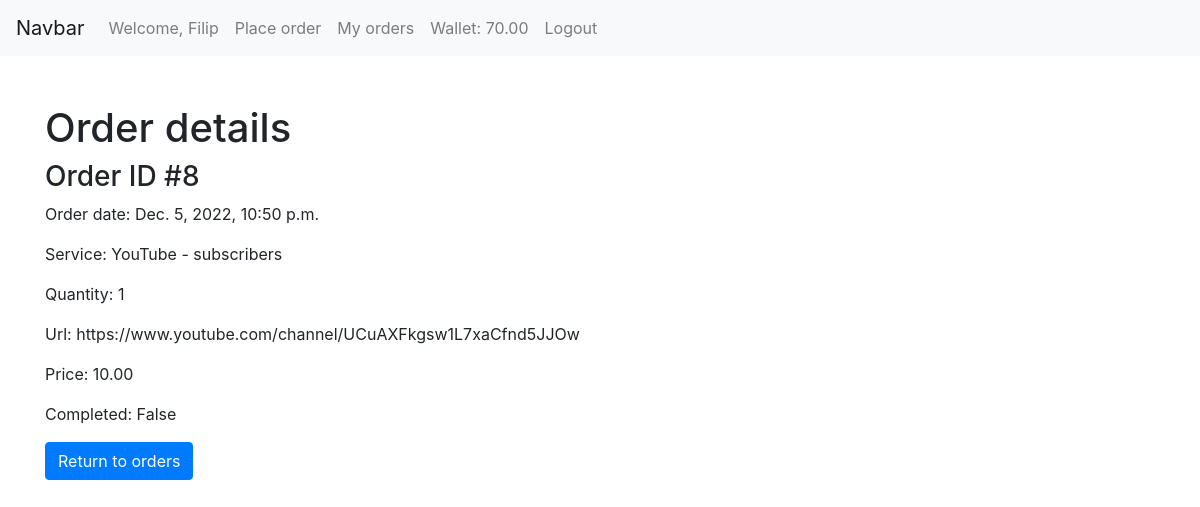
The app's page /orderInfo/8/ (signed in), older data.
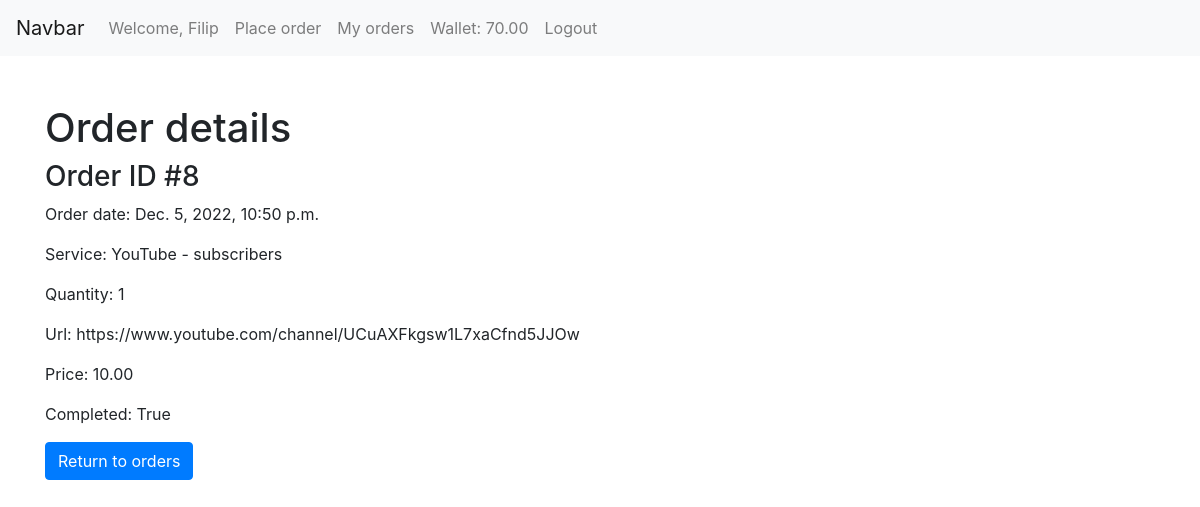
The same page, newer data.
### main/models.py (models this page shows, shortened)
class Wallet(models.Model):
    user = models.OneToOneField('auth.User', on_delete=models.CASCADE, primary_key=True)
    balance = models.DecimalField(default=0, decimal_places=2, max_digits=10)

class Order(models.Model):
    id = models.AutoField(primary_key=True)
    user = models.ForeignKey('auth.User', on_delete=models.CASCADE)
    service = models.ForeignKey(Service, on_delete=models.CASCADE, null=True)
    quantity = models.IntegerField(null=True)
    url = models.URLField(max_length=200, null=True)
    paidDate = models.DateTimeField(null=True)
    price = models.DecimalField(null=True, decimal_places=2, max_digits=10)
    completed = models.BooleanField(default=False, null=True)
    paid = models.BooleanField(default=False, null=True)

class Service(models.Model):
    id = models.AutoField(primary_key=True)
    name = models.CharField(max_length=50)
    price = models.DecimalField(max_digits=10, decimal_places=2)
    description = models.TextField()
    sampleURL = models.URLField(max_length=200)
    def __str__(self):
        return self.name

### main/views.py (the view)
# urls.py: path('orderInfo/<int:order_id>/', views.order_details_request, name='orderDetails'),
def order_details_request(request, order_id):
    if not request.user.is_authenticated:
        messages.error(request, "You must be logged in to check your orders.")
        return redirect("main:login")
    order = Order.objects.filter(user=request.user, paid=True, id=order_id)
    if order is None:
        messages.error(request, "Invalid order.")
        return redirect("main:my_orders")
    order = order.first()
    return render(request=request,
                  template_name="main/orderInfo.html", context={"order": order})

### main/templates/main/orderInfo.html
{% extends "main/header.html" %}
{% block content %}
<div class="container py-5">
  <h1>Order details</h1>
    <div class="row">
        <div class="col-md-6">
            <h3>Order ID #{{ order.id }}</h3>
            <p>Order date: {{ order.paidDate}}</p>
            <p>Service: {{ order.service}}</p>
            <p>Quantity: {{ order.quantity}}</p>
            <p>Url: {{ order.url}}</p>
            <p>Price: {{ order.price}}</p>
            <p>Completed: {{ order.completed}}</p>
            <a href="/orders" class="btn btn-primary">Return to orders</a>
        </div>
    </div>
</div>
{% endblock %}

### main/templates/main/header.html (shortened to what this page needs)
<!DOCTYPE html>
<html>
  <head>
    <link rel="stylesheet" href="https://stackpath.bootstrapcdn.com/bootstrap/4.4.1/css/bootstrap.min.css">
  </head>
  <body>
    {% include 'main/includes/navbar.html' %}
    {% block content %}
    {% endblock %}
  </body>
</html>

### main/templates/main/includes/navbar.html (shortened to what this page needs)
    <nav class="navbar navbar-expand-lg navbar-light bg-light">
      <a class="navbar-brand" href="{% url 'main:homepage' %}">Navbar</a>
      <div class="collapse navbar-collapse" id="navbarText">
        <ul class="navbar-nav mr-auto">
          {% if user.is_authenticated %}
              <li class="nav-item">
                <a class="nav-link" href="#">Welcome, {{user.username}}</a>
              </li>
              <li class="nav-item">
                <a class="nav-link" href="/order">Place order</a>
              </li>
              <li class="nav-item">
                <a class="nav-link" href="/orders">My orders</a>
              </li>
              <li class="nav-item">
                <a class="nav-link" href="/wallet">Wallet: {{user.wallet.balance}}</a>
              </li>
               <li class="nav-item">
                <a class="nav-link" href="/logout">Logout</a>
              </li>
          {% else %}
              <li class="nav-item">
                <a class="nav-link" href="/login">Login</a>
              </li>
          {% endif %}
        </ul>
      </div>
    </nav>

Row changes from the older to the newer data that the page shows:
changed Order "https://www.youtube.com/channel/UCuAXFkgsw1L7xaCfnd5JJOw": completed "False" → "True"
